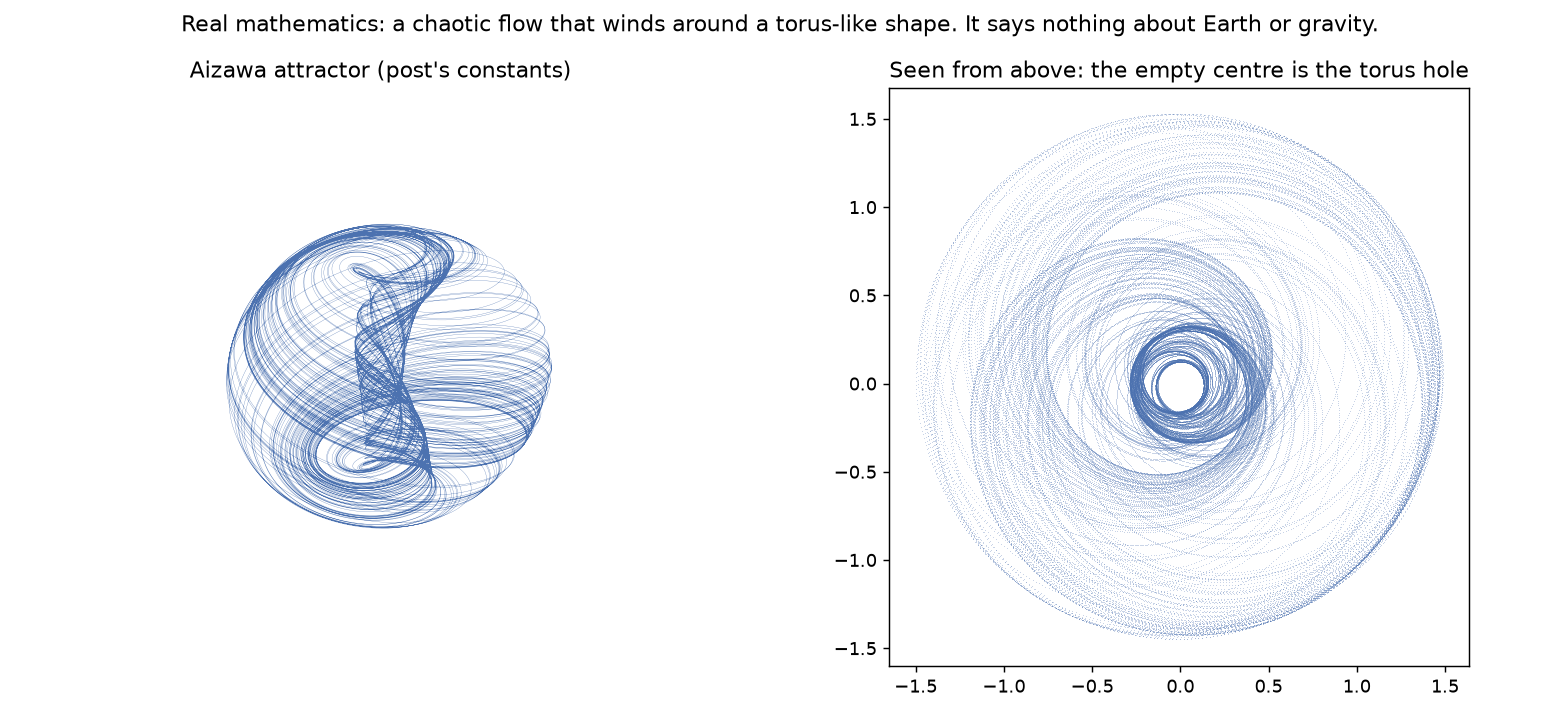

The script that saved this image:
"""Check the equations in a social-media post: the Aizawa attractor (a real chaotic system), with the post's constants.
Integrates it, draws it, and measures how torus-like it is. History and art track; not physics evidence."""
import numpy as np
import matplotlib
matplotlib.use("Agg")
import matplotlib.pyplot as plt
from scipy.integrate import solve_ivp

a, b, c, d, e, f = 0.95, 0.7, 0.6, 3.5, 0.25, 0.1        # as shown in the post


def rhs(t, s):
    x, y, z = s
    return [(z - b) * x - d * y,
            d * x + (z - b) * y,
            c + a * z - z ** 3 / 3 - (x * x + y * y) * (1 + e * z) + f * z * x ** 3]


sol = solve_ivp(rhs, (0, 600), [0.1, 0, 0], t_eval=np.linspace(100, 600, 120000), rtol=1e-9, atol=1e-11)
x, y, z = sol.y
r = np.hypot(x, y)
# Two nearby starts: chaos means they separate exponentially (rough largest Lyapunov exponent)
s2 = solve_ivp(rhs, (0, 600), [0.1 + 1e-9, 0, 0], t_eval=sol.t, rtol=1e-9, atol=1e-11).y
sep = np.linalg.norm(sol.y - s2, axis=0)
grow = (sep > 1e-12) & (sep < 1e-2)
lyap = np.polyfit(sol.t[grow], np.log(sep[grow]), 1)[0] if grow.sum() > 50 else float("nan")
print(f"radius r=sqrt(x^2+y^2): min {r.min():.3f}, median {np.median(r):.3f}, max {r.max():.3f}")
print(f"z range {z.min():.3f} .. {z.max():.3f}")
print(f"fraction of time with r > 0.3 (a hole down the middle, like a torus): {np.mean(r > 0.3):.3f}")
print(f"rough largest Lyapunov exponent: {lyap:.3f} (positive = chaotic)")

fig = plt.figure(figsize=(12, 5.5))
ax = fig.add_subplot(121, projection="3d")
ax.plot(x, y, z, lw=0.15, color="#4c72b0")
ax.set_title("Aizawa attractor (post's constants)")
ax.axis("off")
ax2 = fig.add_subplot(122)
ax2.plot(x, y, ",", alpha=0.3, color="#4c72b0")
ax2.set_aspect("equal"); ax2.set_title("Seen from above: the empty centre is the torus hole")
fig.suptitle("Real mathematics: a chaotic flow that winds around a torus-like shape. It says nothing about Earth or gravity.")
fig.tight_layout()
fig.savefig("aizawa_check.png", dpi=130)
